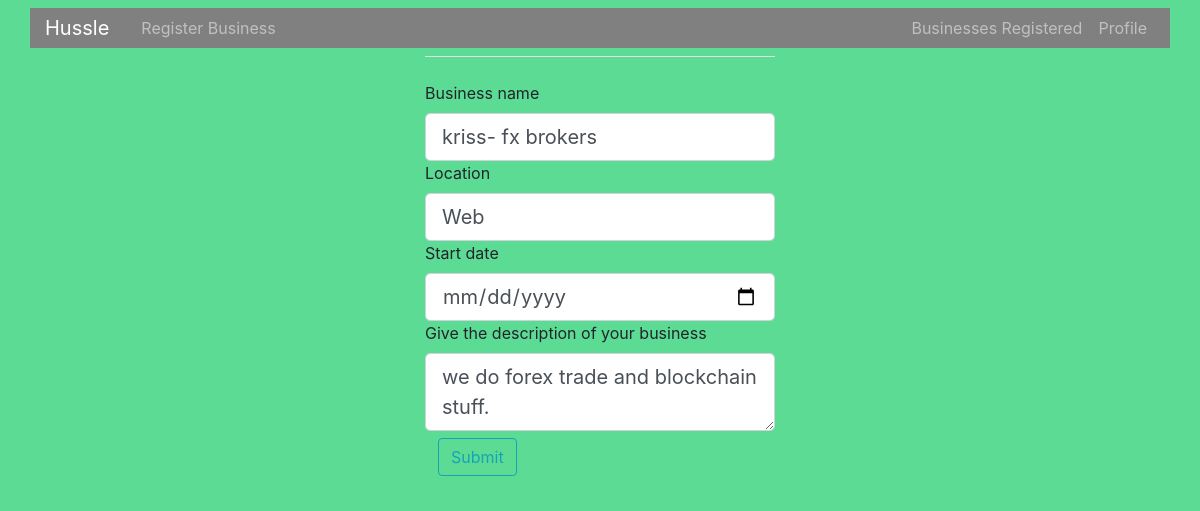
/businesses/6/update (signed in), run on the app's committed database.
### app/models/models.py (models this page shows, shortened)
class Business(db.Model):
    __tablename__ = 'businesses'
    id = db.Column(db.Integer(), primary_key = True)
    name = db.Column(db.String())
    location = db.Column(db.String())
    started = db.Column(db.DateTime(), default = datetime.utcnow)
    business_description = db.Column(db.String())
    user_id = db.Column(db.Integer(), db.ForeignKey('users.id'))

### app/views/views.py (the view)
@app.route('/businesses/<int:business_id>/update', methods = ['POST', 'GET'])
@login_required
def update_business(business_id):
    business = Business.query.get_or_404(business_id)
    form = BusinessForm()
    if form.validate_on_submit():
        business.name = form.name.data
        business.location = form.location.data
        business.business_description = form.business_description.data
        db.session.commit()
        flash(f'Your business has been updated', 'success')
        return redirect(url_for('single_business', business_id = business.id))
    elif request.method == 'GET':
        form.name.data = business.name
        form.location.data = business.location
        form.business_description.data = business.business_description
        return render_template('register_biz.html', title = 'update', form = form)

### app/forms/forms.py (shortened to what this page needs)
class BusinessForm(FlaskForm):
    name = StringField('Business name', validators = [DataRequired()])
    location = StringField('Location', validators = [DataRequired()])
    date = DateField('Start date', default = date.today(), format = '%d/%m/%Y',
            validators = [DataRequired(message = 'Enter the start date of your business.')])
    business_description = TextAreaField('Give the description of your business')
    submit = SubmitField('Submit')

### app/models/models.py (called while the page is built)
@login_manager.user_loader
def load_user(id):
    return User.query.get(int(id))

### app/templates/register_biz.html (shortened to what this page needs)
{% extends "base.html" %}
{% block content %}
    <div class="content-section">
        <form method="POST" action="" novalidate>
            <fieldset class="form-group">
                <legend class="border-bottom mb-4" id ="register-title">{{ legend }}</legend>
                <div class="form-group">
            {{ form.name.label(class="form-control-label") }}
            {% if form.name.errors %}
                {{ form.name(class="form-control form-control-lg is-invalid") }}
                <div class="invalid-feedback">
                    {% for error in form.name.errors %}
                        <span>{{ error }}</span>
                    {% endfor %}
                </div>
              {% else %}
            {{ form.name(class="form-control form-control-lg") }}
            {% endif %}
            {{ form.location.label(class="form-control-label") }}
            {% if form.location.errors %}
                {{ form.location(class="form-control form-control-lg is-invalid") }}
                <div class="invalid-feedback">
                    {% for error in form.location.errors %}
                        <span>{{ error }}</span>
                    {% endfor %}
                </div>
              {% else %}
            {{ form.location(class="form-control form-control-lg") }}
            {% endif %}
            {{ form.date.label(class="form-control-label")  }}
            {% if form.date.errors %}
                {{ form.date(class="form-control form-control-lg is-invalid") }}
                <div class="invalid-feedback">
                    {% for error in form.date.errors %}
                        <span>{{ error }}</span>
                    {% endfor %}
                </div>
              {% else %}
            {{ form.date(class="form-control form-control-lg") }}
            {% endif %}
            {{ form.business_description.label(class="form-control-label") }}
            {{ form.business_description(class="form-control form-control-lg") }}
            <div class="form-group btn">
                {{ form.submit(class="btn btn-outline-info") }}
            </div>
        </form>
</div>
{% endblock content %}

### app/static/css/main.css (style rules this page uses)
.content-section { width: 350px ; margin: auto; }
.body-container { background-color: #5CDB95; }

### data on the page
Business: name "kriss- fx brokers", location "Web", business_description "we do forex trade and blockchain stuff."
